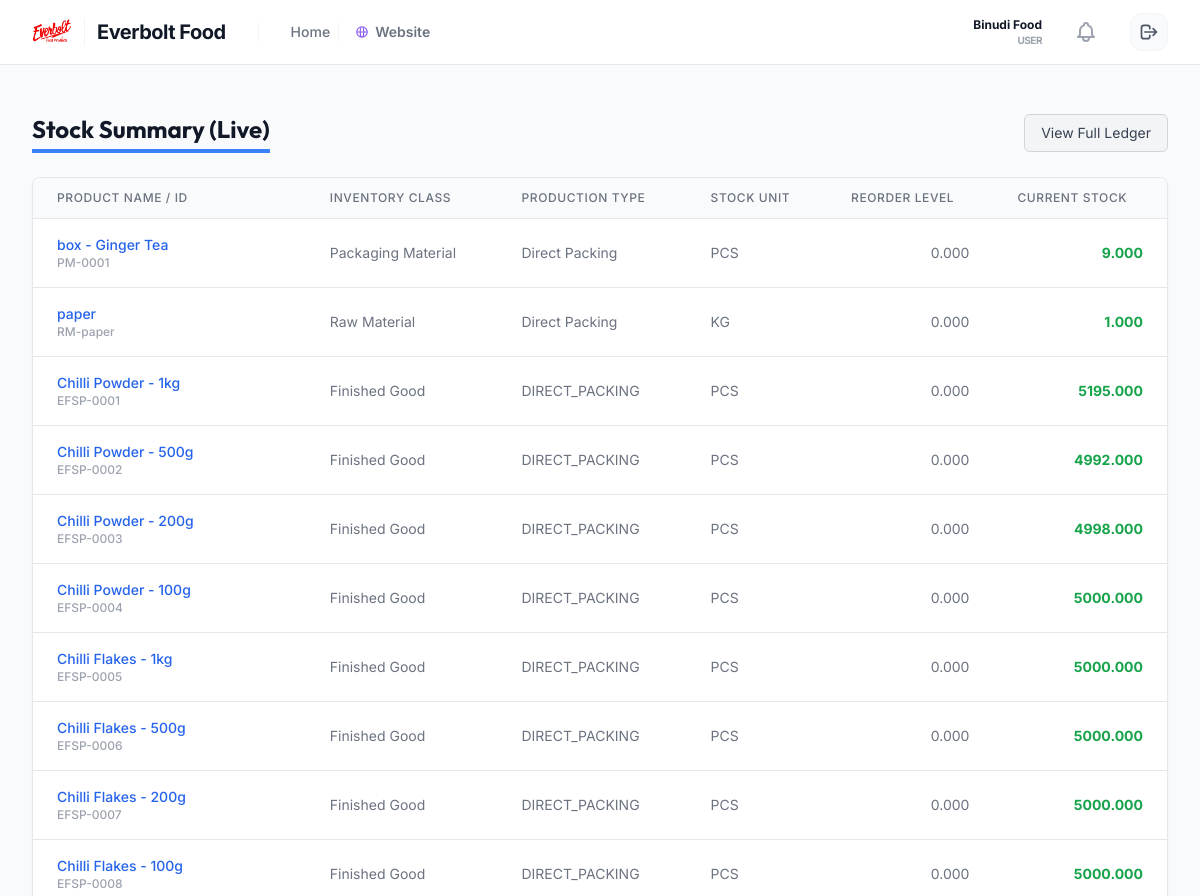
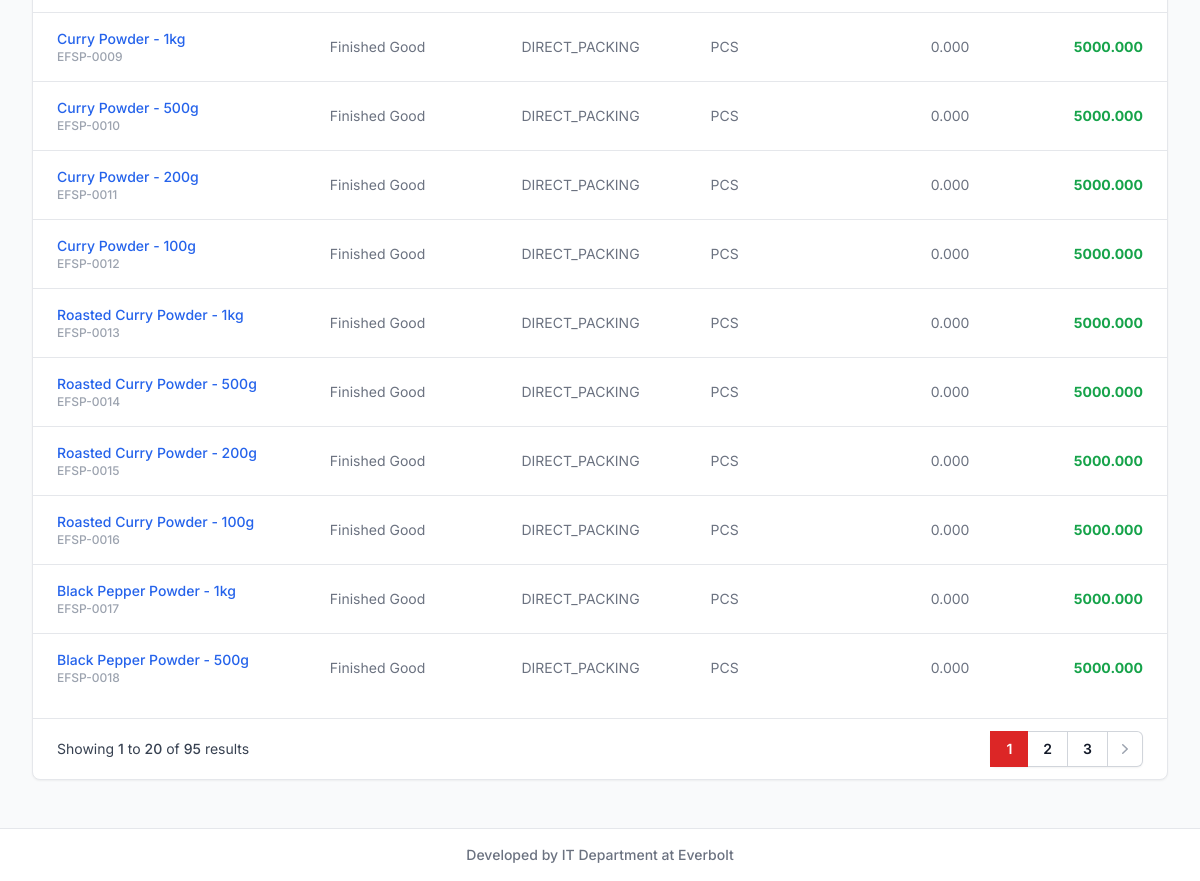
The page /inventory/stock-summary/ (signed in) on the database its author committed (2 pictures, top to bottom).
### users/models.py (models this page shows, shortened)
class User(AbstractUser):
    class Roles(models.TextChoices):
        ADMIN = 'ADMIN', 'Admin'
        SALES_OFFICER = 'SALES_OFFICER', 'Sales Officer'
        USER = 'USER', 'User'
    role = models.CharField(max_length=50, choices=Roles.choices, default=Roles.SALES_OFFICER)
    contact_number = models.CharField(max_length=20, blank=True, null=True)
    assigned_area = models.CharField(max_length=100, blank=True, null=True)
    @property
    def unread_notifications(self):
        return getattr(self, 'notifications', None) and self.notifications.filter(is_read=False).order_by('-created_at') or []

### inventory/models.py (models this page shows, shortened)
class Product(models.Model):
    class BrandChoices(models.TextChoices):
        EVERBOLT = 'Everbolt', 'Everbolt'
        EVERLEAF = 'Everleaf', 'Everleaf'
    class CategoryChoices(models.TextChoices):
        CONFECTIONERY = 'Confectionery', 'Confectionery'
        DRIED_FRUITS = 'Dried Fruits', 'Dried Fruits'
        DRIED_VEGETABLES = 'Dried Vegetables', 'Dried Vegetables'
        SPICES = 'Spices', 'Spices'
        TEA = 'Tea', 'Tea'
        KITHUL = 'Kithul', 'Kithul'
    class TeaTypeChoices(models.TextChoices):
        HERBAL_TEA = 'Herbal Tea', 'Herbal Tea'
        ARTISAN_TEA = 'Artisan Tea', 'Artisan Tea'
        FLAVORED_TEA = 'Flavored Tea', 'Flavored Tea'
        BLACK_TEA = 'Black Tea', 'Black Tea'
        GREEN_TEA = 'Green Tea', 'Green Tea'
        CATERING_TEA = 'Catering Tea', 'Catering Tea'
    class UnitTypes(models.TextChoices):
        PCS = 'pcs', 'pcs'
        BOX = 'box', 'box'
        PACK = 'pack', 'pack'
        KG = 'Kg', 'Kg'
        G = 'g', 'g'
        ML = 'ml', 'ml'
        L = 'l', 'l'
    class ProductTypes(models.TextChoices):
        DIRECT_PACKING = 'Direct Packing', 'Direct Packing'
        BLENDED_TEA = 'Blended Tea Products', 'Blended Tea Products'
        CONFECTIONERY_PACKING = 'Confectionery Packing', 'Confectionery Packing'
        REPACKING = 'Repacking', 'Repacking'
        TRADING = 'Trading Products', 'Trading Products'
    class InventoryClasses(models.TextChoices):
        RAW = 'RAW', 'Raw Material'
        PACKAGING = 'PACKAGING', 'Packaging Material'
        FINISHED = 'FINISHED', 'Finished Good'
        SEMI_FINISHED = 'SEMI_FINISHED', 'Semi-Finished Good'
        CONSUMABLE = 'CONSUMABLE', 'Consumable'
    product_id = models.CharField(max_length=50, unique=True, blank=True)
    name = models.CharField(max_length=200)
    brand = models.CharField(max_length=50, choices=BrandChoices.choices, default=BrandChoices.EVERBOLT)
    category = models.CharField(max_length=50, choices=CategoryChoices.choices, default=CategoryChoices.CONFECTIONERY)
    tea_type = models.CharField(max_length=50, choices=TeaTypeChoices.choices, blank=True, null=True)
    packet_size = models.CharField(max_length=100, blank=True, null=True)
    stock_unit = models.CharField(max_length=20, choices=UnitTypes.choices, default=UnitTypes.PCS)
    selling_unit = models.CharField(max_length=20, choices=UnitTypes.choices, default=UnitTypes.PCS)
    inventory_class = models.CharField(max_length=50, choices=InventoryClasses.choices, default=InventoryClasses.FINISHED)
    product_type = models.CharField(max_length=50, choices=ProductTypes.choices, default=ProductTypes.DIRECT_PACKING, verbose_name="Production Type")
    track_stock = models.BooleanField(default=True)
    allow_negative_stock = models.BooleanField(default=False)
    reorder_level = models.DecimalField(max_digits=12, decimal_places=3, default=0.000)
    selling_price = models.DecimalField(max_digits=12, decimal_places=5)
    price_tier_100 = models.DecimalField(max_digits=12, decimal_places=5, null=True, blank=True, help_text="Price for <= 100 pcs")
    price_tier_250 = models.DecimalField(max_digits=12, decimal_places=5, null=True, blank=True, help_text="Price for <= 250 pcs")
    price_tier_500 = models.DecimalField(max_digits=12, decimal_places=5, null=True, blank=True, help_text="Price for >= 500 pcs")
    custom_load_price = models.DecimalField(max_digits=12, decimal_places=5, null=True, blank=True)
    tax_rate = models.DecimalField(max_digits=5, decimal_places=2, default=18.00) # Fixed 18% generic tax
    status = models.BooleanField(default=True, help_text="True if active")
    current_stock = models.DecimalField(max_digits=12, decimal_places=3, default=0.000, help_text="Cached balance from StockLedger")

### inventory/views.py (the view)
# urls.py: path('stock-summary/', views.StockSummaryView.as_view(), name='stock_summary'),
class StockSummaryView(LoginRequiredMixin, ListView):
    model = Product
    template_name = 'inventory/stock_summary.html'
    context_object_name = 'products'
    paginate_by = 20
    def get_queryset(self):
        return Product.objects.filter(track_stock=True, status=True)

### inventory/templates/inventory/stock_summary.html (shortened to what this page needs)
{% extends 'layouts/base.html' %}
{% block content %}
<div class="px-4 py-6 sm:px-0">
    <div class="flex justify-between items-center mb-6">
        <h1 class="text-2xl font-bold text-gray-900 border-b-4 border-blue-500 inline-block pb-1">Stock Summary (Live)</h1>
        <div class="flex space-x-2">
             <a href="{% url 'stock_ledger' %}" class="bg-gray-100 hover:bg-gray-200 border border-gray-300 rounded-md px-4 py-2 text-gray-700 text-sm">View Full Ledger</a>
        </div>
    </div>
    <div class="bg-white shadow-sm rounded-lg border border-gray-200 overflow-hidden">
        <div class="overflow-x-auto">
            <table class="min-w-full divide-y divide-gray-200">
                <thead class="bg-gray-50">
                    <tr>
                        <th scope="col" class="px-6 py-3 text-left text-xs font-medium text-gray-500 uppercase tracking-wider">Product Name / ID</th>
                        <th scope="col" class="px-6 py-3 text-left text-xs font-medium text-gray-500 uppercase tracking-wider">Inventory Class</th>
                        <th scope="col" class="px-6 py-3 text-left text-xs font-medium text-gray-500 uppercase tracking-wider">Production Type</th>
                        <th scope="col" class="px-6 py-3 text-left text-xs font-medium text-gray-500 uppercase tracking-wider">Stock Unit</th>
                        <th scope="col" class="px-6 py-3 text-left text-xs font-medium text-gray-500 uppercase tracking-wider">Reorder Level</th>
                        <th scope="col" class="px-6 py-3 text-left text-xs font-medium text-gray-500 uppercase tracking-wider">Current Stock</th>
                    </tr>
                </thead>
                <tbody class="bg-white divide-y divide-gray-200">
                    {% for product in products %}
                    <tr class="hover:bg-gray-50 transition-colors">
                        <td class="px-6 py-4 whitespace-nowrap text-sm font-medium text-blue-600">
                            {{ product.name }}
                            <div class="text-xs text-gray-400">{{ product.product_id }}</div>
                        </td>
                        <td class="px-6 py-4 whitespace-nowrap text-sm text-gray-500">{{ product.get_inventory_class_display }}</td>
                        <td class="px-6 py-4 whitespace-nowrap text-sm text-gray-500">{{ product.get_product_type_display }}</td>
                        <td class="px-6 py-4 whitespace-nowrap text-sm text-gray-500 uppercase">{{ product.get_stock_unit_display }}</td>
                        <td class="px-6 py-4 whitespace-nowrap text-sm text-gray-500 text-right">{{ product.reorder_level }}</td>
                        <td class="px-6 py-4 whitespace-nowrap text-sm font-bold text-right {% if product.current_stock <= product.reorder_level %}text-red-600{% else %}text-green-600{% endif %}">
                            {{ product.current_stock }}
                        </td>
                    </tr>
                    {% empty %}
                    <tr>
                        <td colspan="6" class="px-6 py-10 text-center text-gray-500">No stockable products found.</td>
                    </tr>
                    {% endfor %}
                </tbody>
            </table>
        </div>
        {% include 'partials/pagination.html' %}
    </div>
</div>
{% endblock %}

### sales/templates/layouts/base.html (shortened to what this page needs)
{% load static %}
<!DOCTYPE html>
<html lang="en">
<head>
    <script src="https://cdn.tailwindcss.com"></script>
</head>
<body class="bg-gray-50 text-gray-900 min-h-screen flex flex-col">
    <nav class="bg-white border-b border-gray-200">
        <div class="max-w-7xl mx-auto px-4 sm:px-6 lg:px-8">
            <div class="flex items-center justify-between h-16">
                <div class="flex items-center">
                    <a href="{% url 'main_dashboard' %}" class="flex items-center group transition-all">
                        <img src="{% static 'sales/img/logo.png' %}" alt="Everbolt Logo" class="h-10 w-auto object-contain transition-transform group-hover:scale-105">
                        <span class="ml-3 font-bold text-xl tracking-tight text-gray-900 group-hover:text-red-600 transition-colors border-l border-gray-100 pl-3">Everbolt Food</span>
                    </a>
                    <div class="hidden md:ml-8 md:flex md:items-center md:space-x-4 border-l border-gray-100 pl-8">
                        <nav class="flex" aria-label="Breadcrumb">
                            <ol class="flex items-center space-x-2 text-sm font-medium text-gray-500">
                                <li>
                                    <a href="{% url 'main_dashboard' %}" class="hover:text-red-600 transition-colors">Home</a>
                                </li>
                                <li class="flex items-center space-x-2 border-l border-gray-100 pl-4 ml-2">
                                    <a href="{% url 'website_dashboard' %}" class="flex items-center gap-1.5 hover:text-violet-600 transition-colors font-semibold">
                                        Website
                                    </a>
                                </li>
                            </ol>
                        </nav>
                    </div>
                </div>
                <div class="flex items-center space-x-6">
                    <div class="hidden sm:flex flex-col items-end">
                        <a href="{% url 'user_profile' %}" class="text-gray-900 font-bold text-xs ring-offset-2 hover:text-red-600 transition-colors">{{ user.get_full_name|default:user.username }}</a>
                        <span class="text-gray-400 text-[10px] font-bold uppercase tracking-tighter">{{ user.get_role_display|default:"Staff" }}</span>
                    </div>
                    {% if user.is_authenticated %}
                        <div class="relative" x-data="{ open: false }">
                            <button @click="open = !open" class="relative p-2 text-gray-400 hover:text-gray-600 focus:outline-none transition-colors">
                            </button>
                        </div>
                        <form method="post" action="{% url 'logout' %}">
                            <button type="submit" class="bg-gray-50 hover:bg-red-50 text-gray-600 hover:text-red-700 p-2 rounded-xl transition-all border border-gray-100 hover:border-red-100">
                                <svg class="w-5 h-5" fill="none" stroke="currentColor" viewBox="0 0 24 24">
                                    <path stroke-linecap="round" stroke-linejoin="round" stroke-width="2" d="M17 16l4-4m0 0l-4-4m4 4H7m6 4v1a3 3 0 01-3 3H6a3 3 0 01-3-3V7a3 3 0 013-3h4a3 3 0 013 3v1" />
                                </svg>
                            </button>
                        </form>
                    {% endif %}
                </div>
            </div>
        </div>
    </nav>
    <main class="max-w-7xl mx-auto py-6 sm:px-6 lg:px-8 flex-grow w-full">
        {% block content %}
        {% endblock %}
    </main>
    <footer class="bg-white border-t border-gray-200 mt-auto">
        <div class="max-w-7xl mx-auto py-4 px-4 sm:px-6 lg:px-8 box-border">
            <p class="text-center text-sm text-gray-500 font-medium">Developed by IT Department at Everbolt</p>
        </div>
    </footer>
</body>
</html>

### rows shown on the page
User: get_full_name "Binudi Food", role "USER"
Product: name "box - Ginger Tea", product_id "PM-0001", inventory_class "Packaging Material", product_type "Direct Packing", stock_unit "PCS", reorder_level "0.000", current_stock "9.000"
Product: name "paper", product_id "RM-paper", inventory_class "Raw Material", product_type "Direct Packing", stock_unit "KG", reorder_level "0.000", current_stock "1.000"
Product: name "Chilli Powder - 1kg", product_id "EFSP-0001", inventory_class "Finished Good", product_type "DIRECT_PACKING", stock_unit "PCS", reorder_level "0.000", current_stock "5195.000"
Product: name "Chilli Powder - 500g", product_id "EFSP-0002", inventory_class "Finished Good", product_type "DIRECT_PACKING", stock_unit "PCS", reorder_level "0.000", current_stock "4992.000"
Product: name "Chilli Powder - 200g", product_id "EFSP-0003", inventory_class "Finished Good", product_type "DIRECT_PACKING", stock_unit "PCS", reorder_level "0.000", current_stock "4998.000"
Product: name "Chilli Powder - 100g", product_id "EFSP-0004", inventory_class "Finished Good", product_type "DIRECT_PACKING", stock_unit "PCS", reorder_level "0.000", current_stock "5000.000"
Product: name "Chilli Flakes - 1kg", product_id "EFSP-0005", inventory_class "Finished Good", product_type "DIRECT_PACKING", stock_unit "PCS", reorder_level "0.000", current_stock "5000.000"
Product: name "Chilli Flakes - 500g", product_id "EFSP-0006", inventory_class "Finished Good", product_type "DIRECT_PACKING", stock_unit "PCS", reorder_level "0.000", current_stock "5000.000"
Product: name "Chilli Flakes - 200g", product_id "EFSP-0007", inventory_class "Finished Good", product_type "DIRECT_PACKING", stock_unit "PCS", reorder_level "0.000", current_stock "5000.000"
Product: name "Chilli Flakes - 100g", product_id "EFSP-0008", inventory_class "Finished Good", product_type "DIRECT_PACKING", stock_unit "PCS", reorder_level "0.000", current_stock "5000.000"
Product: name "Curry Powder - 1kg", product_id "EFSP-0009", inventory_class "Finished Good", product_type "DIRECT_PACKING", stock_unit "PCS", reorder_level "0.000", current_stock "5000.000"
Product: name "Curry Powder - 500g", product_id "EFSP-0010", inventory_class "Finished Good", product_type "DIRECT_PACKING", stock_unit "PCS", reorder_level "0.000", current_stock "5000.000"
Product: name "Curry Powder - 200g", product_id "EFSP-0011", inventory_class "Finished Good", product_type "DIRECT_PACKING", stock_unit "PCS", reorder_level "0.000", current_stock "5000.000"
Product: name "Curry Powder - 100g", product_id "EFSP-0012", inventory_class "Finished Good", product_type "DIRECT_PACKING", stock_unit "PCS", reorder_level "0.000", current_stock "5000.000"
Product: name "Roasted Curry Powder - 1kg", product_id "EFSP-0013", inventory_class "Finished Good", product_type "DIRECT_PACKING", stock_unit "PCS", reorder_level "0.000", current_stock "5000.000"
Product: name "Roasted Curry Powder - 500g", product_id "EFSP-0014", inventory_class "Finished Good", product_type "DIRECT_PACKING", stock_unit "PCS", reorder_level "0.000", current_stock "5000.000"
Product: name "Roasted Curry Powder - 200g", product_id "EFSP-0015", inventory_class "Finished Good", product_type "DIRECT_PACKING", stock_unit "PCS", reorder_level "0.000", current_stock "5000.000"
Product: name "Roasted Curry Powder - 100g", product_id "EFSP-0016", inventory_class "Finished Good", product_type "DIRECT_PACKING", stock_unit "PCS", reorder_level "0.000", current_stock "5000.000"
Product: name "Black Pepper Powder - 1kg", product_id "EFSP-0017", inventory_class "Finished Good", product_type "DIRECT_PACKING", stock_unit "PCS", reorder_level "0.000", current_stock "5000.000"
Product: name "Black Pepper Powder - 500g", product_id "EFSP-0018", inventory_class "Finished Good", product_type "DIRECT_PACKING", stock_unit "PCS", reorder_level "0.000", current_stock "5000.000"

### other values the page prints
{{ page_obj.start_index }} "1"
{{ page_obj.end_index }} "20"
{{ paginator.count }} "95"
{{ i }} "1"
{{ i }} "2" "3"
